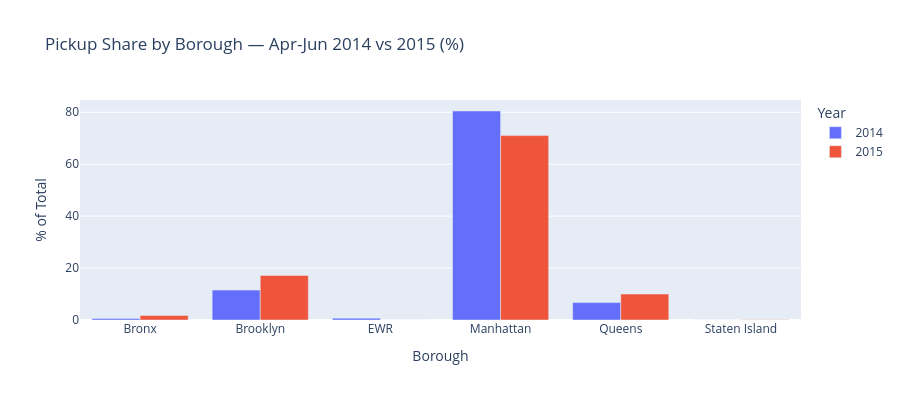

Write notebook code for a chart like this one.
### Markdown cell above
### 3.3 Borough-Level Evolution

### Code cell
# Standardize borough column names
# 2014: lowercase "borough" (from shapefile spatial join)
boro_14 = overlap_2014.groupby("borough").size().reset_index(name="count")
boro_14["year"] = "2014"
boro_14["pct"] = boro_14["count"] / boro_14["count"].sum() * 100

# 2015: lowercase "borough" (from map_2015_zones)
boro_15 = overlap_2015.groupby("borough").size().reset_index(name="count")
boro_15["year"] = "2015"
boro_15["pct"] = boro_15["count"] / boro_15["count"].sum() * 100

boro = pd.concat([boro_14, boro_15])

fig = px.bar(
    boro, x="borough", y="pct", color="year", barmode="group",
    title="Pickup Share by Borough — Apr-Jun 2014 vs 2015 (%)",
    labels={"borough": "Borough", "pct": "% of Total", "year": "Year"},
    color_discrete_map={"2014": "#636EFA", "2015": "#EF553B"},
    height=400,
)
fig.write_image("reports/figures/04_04_borough_share_comparison.png", width=1200, height=700, scale=2)
fig.show()

### Figure 1 — Plotly figure (JSON) as saved in the notebook; plotly's stock layout.template omitted (floating-point values rounded to 4 significant figures)
{"data": [{"alignmentgroup": "True", "hovertemplate": "Year=2014<br>Borough=%{x}<br>% of Total=%{y}<extra></extra>", "legendgroup": "2014", "marker": {"color": "#636EFA", "pattern": {"shape": ""}}, "name": "2014", "offsetgroup": "2014", "orientation": "v", "showlegend": true, "textposition": "auto", "type": "bar", "x": ["Bronx", "Brooklyn", "EWR", "Manhattan", "Queens", "Staten Island"], "xaxis": "x", "y": [0.5622, 11.52, 0.7119, 80.5, 6.693, 0.01835], "yaxis": "y"}, {"alignmentgroup": "True", "hovertemplate": "Year=2015<br>Borough=%{x}<br>% of Total=%{y}<extra></extra>", "legendgroup": "2015", "marker": {"color": "#EF553B", "pattern": {"shape": ""}}, "name": "2015", "offsetgroup": "2015", "orientation": "v", "showlegend": true, "textposition": "auto", "type": "bar", "x": ["Bronx", "Brooklyn", "EWR", "Manhattan", "Queens", "Staten Island"], "xaxis": "x", "y": [1.755, 17.16, 0.0008473, 71.03, 10.0, 0.05468], "yaxis": "y"}], "layout": {"barmode": "group", "height": 400, "legend": {"title": {"text": "Year"}, "tracegroupgap": 0}, "title": {"text": "Pickup Share by Borough — Apr-Jun 2014 vs 2015 (%)"}, "xaxis": {"anchor": "y", "domain": [0, 1], "title": {"text": "Borough"}}, "yaxis": {"anchor": "x", "domain": [0, 1], "title": {"text": "% of Total"}}}}
